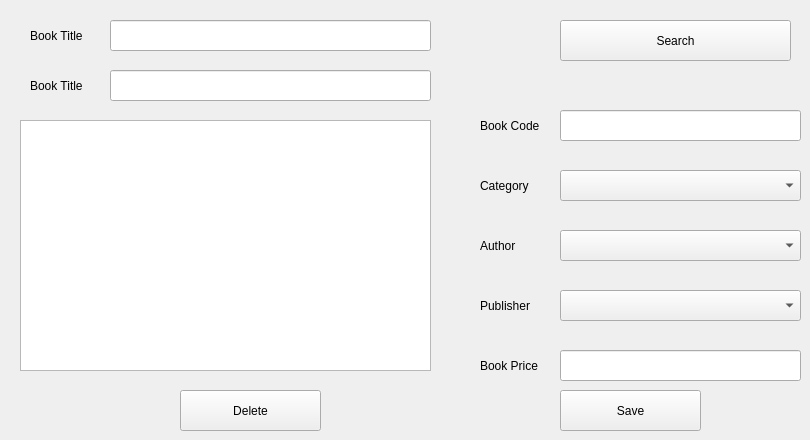
      <widget class="QWidget" name="tab_6">
       <attribute name="title">
        <string>   Edit / Delete Book   </string>
       </attribute>
       <widget class="QLineEdit" name="lineEdit_8">
        <property name="geometry">
         <rect>
          <x>560</x>
          <y>110</y>
          <width>241</width>
          <height>31</height>
         </rect>
        </property>
       </widget>
       <widget class="QLabel" name="label_15">
        <property name="geometry">
         <rect>
          <x>480</x>
          <y>170</y>
          <width>71</width>
          <height>31</height>
         </rect>
        </property>
        <property name="text">
         <string>Category</string>
        </property>
       </widget>
       <widget class="QComboBox" name="comboBox_9">
        <property name="geometry">
         <rect>
          <x>560</x>
          <y>170</y>
          <width>241</width>
          <height>31</height>
         </rect>
        </property>
        <property name="font">
         <font>
          <pointsize>10</pointsize>
         </font>
        </property>
       </widget>
       <widget class="QLineEdit" name="lineEdit_9">
        <property name="geometry">
         <rect>
          <x>560</x>
          <y>350</y>
          <width>241</width>
          <height>31</height>
         </rect>
        </property>
       </widget>
       <widget class="QComboBox" name="comboBox_10">
        <property name="geometry">
         <rect>
          <x>560</x>
          <y>230</y>
          <width>241</width>
          <height>31</height>
         </rect>
        </property>
        <property name="font">
         <font>
          <pointsize>10</pointsize>
         </font>
        </property>
       </widget>
       <widget class="QLabel" name="label_16">
        <property name="geometry">
         <rect>
          <x>30</x>
          <y>20</y>
          <width>101</width>
          <height>31</height>
         </rect>
        </property>
        <property name="text">
         <string>Book Title</string>
        </property>
       </widget>
       <widget class="QLabel" name="label_17">
        <property name="geometry">
         <rect>
          <x>480</x>
          <y>230</y>
          <width>71</width>
          <height>31</height>
         </rect>
        </property>
        <property name="text">
         <string>Author</string>
        </property>
       </widget>
       <widget class="QComboBox" name="comboBox_11">
        <property name="geometry">
         <rect>
          <x>560</x>
          <y>290</y>
          <width>241</width>
          <height>31</height>
         </rect>
        </property>
        <property name="font">
         <font>
          <pointsize>10</pointsize>
         </font>
        </property>
       </widget>
       <widget class="QLabel" name="label_18">
        <property name="geometry">
         <rect>
          <x>480</x>
          <y>290</y>
          <width>71</width>
          <height>31</height>
         </rect>
        </property>
        <property name="text">
         <string>Publisher</string>
        </property>
       </widget>
       <widget class="QLabel" name="label_19">
        <property name="geometry">
         <rect>
          <x>480</x>
          <y>350</y>
          <width>71</width>
          <height>31</height>
         </rect>
        </property>
        <property name="text">
         <string>Book Price </string>
        </property>
       </widget>
       <widget class="QLabel" name="label_20">
        <property name="geometry">
         <rect>
          <x>480</x>
          <y>110</y>
          <width>71</width>
          <height>31</height>
         </rect>
        </property>
        <property name="text">
         <string>Book Code</string>
        </property>
       </widget>
       <widget class="QLineEdit" name="lineEdit_10">
        <property name="geometry">
         <rect>
          <x>110</x>
          <y>20</y>
          <width>321</width>
          <height>31</height>
         </rect>
        </property>
       </widget>
       <widget class="QPushButton" name="pushButton_9">
        <property name="geometry">
         <rect>
          <x>560</x>
          <y>390</y>
          <width>141</width>
          <height>41</height>
         </rect>
        </property>
        <property name="text">
         <string>Save</string>
        </property>
       </widget>
       <widget class="QPushButton" name="pushButton_10">
        <property name="geometry">
         <rect>
          <x>560</x>
          <y>20</y>
          <width>231</width>
          <height>41</height>
         </rect>
        </property>
        <property name="text">
         <string>Search</string>
        </property>
       </widget>
       <widget class="QPushButton" name="pushButton_11">
        <property name="geometry">
         <rect>
          <x>180</x>
          <y>390</y>
          <width>141</width>
          <height>41</height>
         </rect>
        </property>
        <property name="text">
         <string>Delete</string>
        </property>
       </widget>
       <widget class="QLineEdit" name="lineEdit_11">
        <property name="geometry">
         <rect>
          <x>110</x>
          <y>70</y>
          <width>321</width>
          <height>31</height>
         </rect>
        </property>
       </widget>
       <widget class="QLabel" name="label_21">
        <property name="geometry">
         <rect>
          <x>30</x>
          <y>70</y>
          <width>101</width>
          <height>31</height>
         </rect>
        </property>
        <property name="text">
         <string>Book Title</string>
        </property>
       </widget>
       <widget class="QTextEdit" name="textEdit_2">
        <property name="geometry">
         <rect>
          <x>20</x>
          <y>120</y>
          <width>411</width>
          <height>251</height>
         </rect>
        </property>
       </widget>
      </widget>
